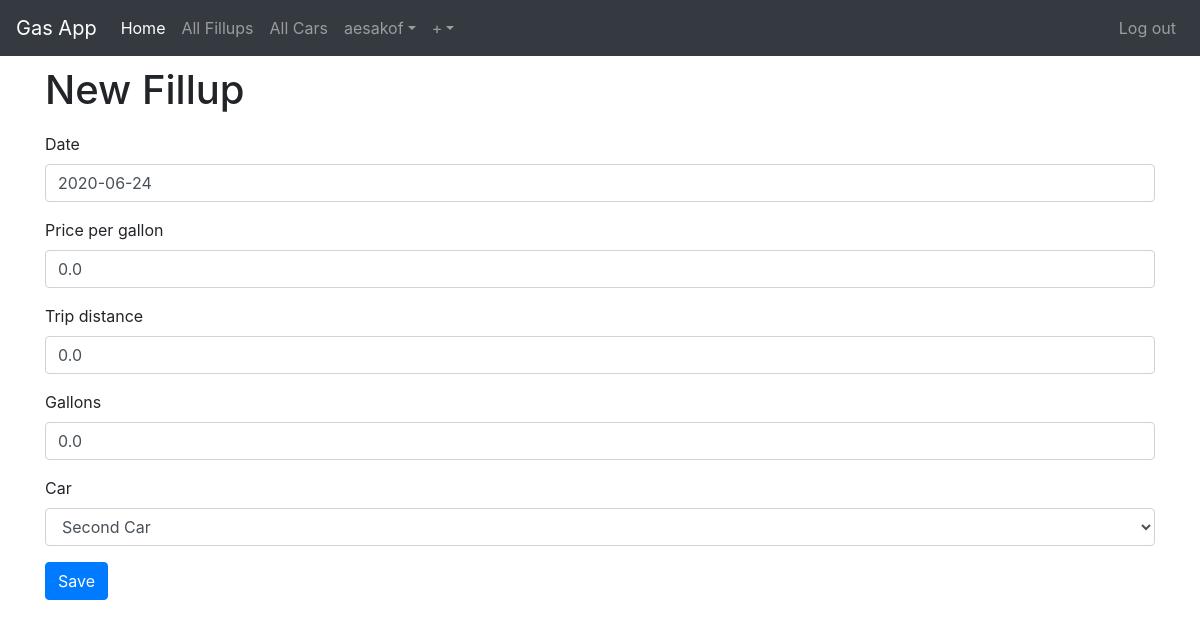
Screenshot of /profile/aesakof/fillups/edit/11/ (signed in) with the database file from the repository.
### accounts/models.py (models this page shows)
class User(AbstractUser):
    def __str__(self):
        return self.username

### fillups/models.py (models this page shows, shortened)
class Fillup(models.Model):
    username = models.ForeignKey(User,on_delete=models.CASCADE)
    date = models.DateField(default=date.today)
    price_per_gallon = models.FloatField(validators=[MinValueValidator(0.0)])
    trip_distance = models.FloatField(validators=[MinValueValidator(0.0)])
    gallons = models.FloatField(validators=[MinValueValidator(0.0)])
    car = models.ForeignKey('Car',on_delete=models.CASCADE)

### fillups/views.py (the view, shortened to what this page needs)
# urls.py: path('profile/<str:username>/fillups/edit/<int:pk>/',views.UpdateFillup.as_view(),name='update_fillup'),
class UpdateFillup(LoginRequiredMixin,TestUserOfObject,UpdateView):
    model = Fillup
    form_class = forms.FillupForm
    def get_form_kwargs(self):
        kwargs = super().get_form_kwargs()
        kwargs['user'] = self.request.user
        return kwargs

### fillups/forms.py
class FillupForm(forms.ModelForm):
    def __init__(self, user, *args, **kwargs):
        super(FillupForm,self).__init__(*args, **kwargs)
        self.fields['car'].queryset = Car.objects.filter(username=user)
    class Meta():
        model = Fillup
        fields = ('date', 'price_per_gallon', 'trip_distance', 'gallons', 'car')

### fillups/models.py (called while the page is built)
    def __str__(self):
        return self.name

### fillups/views.py (called while the page is built)
    def test_func(self):
        self.object = self.get_object()
        return self.request.user == self.object.username

### fillups/templates/fillups/fillup_form.html (shortened to what this page needs)
{% extends 'base.html' %}
{% load bootstrap4 %}
{% block content %}
  <h1>New Fillup</h1>
  <form class="fillup-form" method="POST">
    {% bootstrap_form form %}
    {% buttons %}
  		<button type="submit" class="btn btn-primary btn-large">Save</button>
  	{% endbuttons %}  </form>
{% endblock %}

### templates/base.html (shortened to what this page needs)
<!DOCTYPE html>
{% load static %}
<html lang="en" dir="ltr">
  <head>
    <link rel="stylesheet" href="{% static 'css/bootstrap.min.css'%}">
    <link rel="stylesheet" href="{% static 'css/master.css'%}">
  </head>
  <body>
    <nav class="navbar navbar-expand-lg navbar-dark bg-dark">
      <a class="navbar-brand" href="{% url 'home' %}">Gas App</a>
      <div class="collapse navbar-collapse" id="navbarNavAltMarkup">
        <div class="navbar-nav">
          <a class="nav-item nav-link active" href="{% url 'home' %}">Home<span class="sr-only">(current)</span></a>
          <a class="nav-item nav-link" href="{% url 'fillups:all_fillup_list' %}">All Fillups</a>
          <a class="nav-item nav-link" href="{% url 'fillups:all_car_list' %}">All Cars</a>
          {% if user.is_authenticated %}
            <div class="navbar-nav nav-item dropdown">
              <a class="nav-link dropdown-toggle" id="navbarProfileDropdown" href="#" data-toggle="dropdown">{{ user.username }}</a>
            </div>
            <div class="navbar-nav nav-item dropdown">
              <a class="nav-link dropdown-toggle" id="navbarNewItemDropdown" href="#" data-toggle="dropdown">+</a>
            </div>
          {% endif %}
        </div>
      </div>
      <div class="navbar-nav ml-auto">
        {% if user.is_authenticated %}
          <a class="nav-item nav-link" href="{% url 'accounts:logout' %}" class="btn btn-simple">Log out</a>
        {% else %}
          <a class="nav-item nav-link" href="{% url 'accounts:login' %}" class="btn btn-simple">Log in</a>
          <a class="nav-item nav-link" href="{% url 'accounts:signup' %}" class="btn btn-simple">Sign up</a>
        {% endif %}
      </div>
    </nav>
    <div class="container mycontent">
      {% block content %}
      {% endblock %}
    </div>
  </body>
</html>

### static/css/master.css (style rules this page uses)
h1 { line-height: 1.7em; }

### rows the page displays
User: username "aesakof"
Fillup: date "2020-06-24", price_per_gallon "0.0", trip_distance "0.0", gallons "0.0", car "Second Car"
